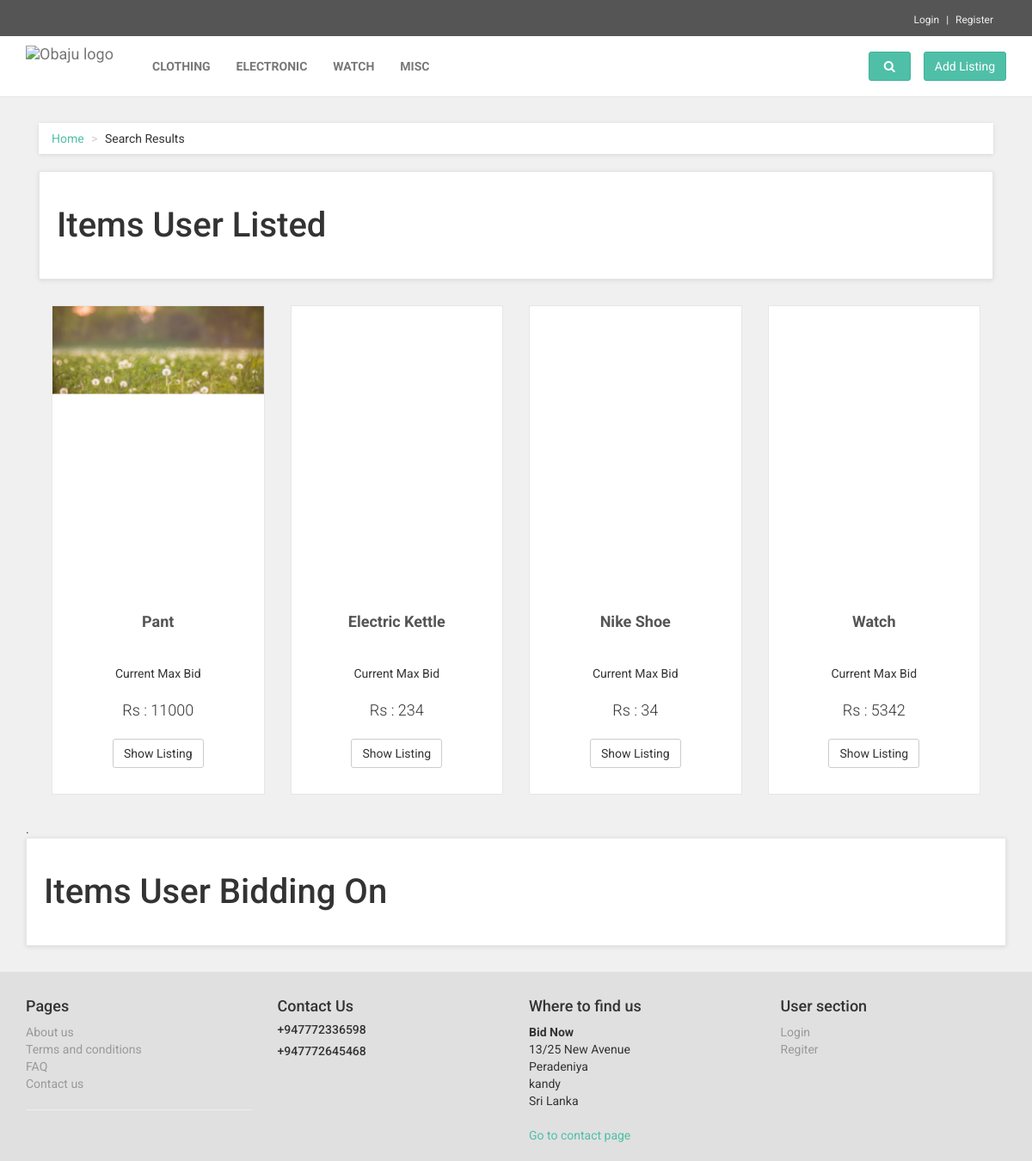
Screenshot of /userItems.php with the database file from the repository.
### tables this page shows
CREATE TABLE `category` (
  `id` bigint(10) NOT NULL,
  `name` varchar(255) NOT NULL
);

CREATE TABLE `product` (
  `id` bigint(10) NOT NULL,
  `name` varchar(255) NOT NULL,
  `starting_bid_price` decimal(7,0) NOT NULL,
  `discription` text NOT NULL,
  `category_id` bigint(10) NOT NULL,
  `image` varchar(255) NOT NULL,
  `current_bid` decimal(7,0) NOT NULL,
  `product_owner` bigint(10) NOT NULL,
  `end_date` date NOT NULL
);

### models/Template.php (called while the page is built, shortened)
<?php
class Template
{
    protected $template;
    public function __construct($template)
    {
        $this->template = $template;
    }
    public function __toString()
    {
        include basename($this->template);
        return ob_get_clean();
    }
}

### helpers/system_helper.php (called while the page is built, shortened)
<?php
function isLoggedIn()
{
    if (isset($_SESSION['is_logged_in'])) {
        return true;
    } else {
        return false;
    }
}

### models/Database.php (called while the page is built, shortened)
<?php
class Database
{
    private $host = DB_HOST;
    private $user = DB_USER;
    private $pass = DB_PASS;
    private $dbname = DB_NAME;
    private $dbh;
    private $stmt;
    public function __construct()
    {
        $dsn = 'mysql:host=' . $this->host . ';dbname=' . $this->dbname;
        $options = array(
            PDO::ATTR_PERSISTENT => true,
            PDO::ATTR_ERRMODE => PDO::ERRMODE_EXCEPTION
        );
        try {
            $this->dbh = new PDO($dsn, $this->user, $this->pass, $options);
        }
        catch (PDOException $e) {
            $this->error = $e->getMessage();
        }
    }
    public function query($query)
    {
        $this->stmt = $this->dbh->prepare($query);
    }
    public function bind($param, $value, $type = null)
    {
        if (is_null($type)) {
            switch (true) {
                case is_int($value):
                    $type = PDO::PARAM_INT;
                    break;
            }
        }
        $this->stmt->bindValue($param, $value, $type);
    }
    public function execute()
    {
        return $this->stmt->execute();
    }
    public function resultset()
    {
        $this->execute();
        return $this->stmt->fetchAll(PDO::FETCH_OBJ);
    }
}

### models/Category.php (called while the page is built, shortened)
<?php
class Category
{
    private $db;
    public function __construct()
    {
        $this->db = new Database();
    }
    public function getAllCategories()
    {
        $query = $this->db->query("SELECT * FROM category");
        $result = $this->db->resultset();
        return $result;
    }
}

### models/Product.php (called while the page is built, shortened)
<?php
class Product
{
  private $db;
  public function __construct()
  {
    $this->db = new Database();
  }
  public function getUserProducts($userId)
  {
    $this->db->query("SELECT * FROM  product WHERE  product_owner = :user_id");
    $this->db->bind(':user_id', $userId);
    $result = $this->db->resultset();
    return $result;
  }
}

### views/userItems.php (the view, shortened to what this page needs)
<?php include('includes/header.php'); ?>
<div id="all">
    <div id="content">
        <div class="container">
            <div class="col-md-12">
                <ul class="breadcrumb">
                    <li><a href="#">Home</a>
                    </li>
                    <li>Search Results</li>
                </ul>
                <div class="box">
                    <h1>Items User Listed</h1>
                </div>
                <?php foreach ($userProducts as $product) : ?>
                    <div class="col-md-3 col-sm-4">
                        <div class="product">
                            <div class="flip-container">
                                <div class="flipper">
                                    <div class="front">
                                        <a href="detail.php?id=<?php echo $product->id;?>">
                                            <img src="<?php echo BASE_URI; ?>views/img/<?php echo $product->image ?>" alt="" class="img-responsive">
                                        </a>
                                    </div>
                                    <div class="back">
                                        <a href="detail.php?id=<?php echo $product->id;?>">
                                        </a>
                                    </div>
                                </div>
                            </div>
                            <div class="text">
                                <h3><a href="detail.php?id=<?php echo $product->id;?>">
                                        <?php echo $product->name; ?>
                                    </a></h3>
                                <p align="center">Current Max Bid</p>
                                <p class="price">Rs :
                                    <?php echo $product->current_bid; ?>
                                </p>
                                <p class="buttons">
                                    <a href="detail.php?id=<?php echo $product->id;?>" class="btn btn-default">Show Listing</a>
                                </p>
                            </div>
                        </div>
                    </div>
                <?php endforeach; ?>
            </div> .
            <div class="box">
                <h1>Items User Bidding On</h1>
            </div>
        </div>
    </div>
</div>
<div id="footer" data-animate="fadeInUp">
    <div class="container">
        <div class="row">
            <div class="col-md-3 col-sm-6">
                <h4>Pages</h4>
                <ul>
                    <li><a href="text.html">About us</a>
                    </li>
                    <li><a href="text.html">Terms and conditions</a>
                    </li>
                    <li><a href="faq.html">FAQ</a>
                    </li>
                    <li><a href="contact.html">Contact us</a>
                    </li>
                </ul>
                <hr>
            </div>
            <div class="col-md-3 col-sm-6">
                <h4>Contact Us</h4>
                <h5>+947772336598</h5>
                <h5>+947772645468</h5>
            </div>
            <div class="col-md-3 col-sm-6">
                <h4>Where to find us</h4>
                <p><strong>Bid Now</strong>
                    <br>13/25 New Avenue
                    <br>Peradeniya
                    <br>kandy
                    <br>Sri Lanka
                </p>
                <a href="contact.php">Go to contact page</a>
            </div>
            <div class="col-md-3 col-sm-6">
                <h4>User section</h4>
                <ul>
                    <li><a href="#" data-toggle="modal" data-target="#login-modal">Login</a>
                    </li>
                    <li><a href="register.html">Regiter</a>
                    </li>
                </ul>
            </div>
        </div>
    </div>
</div>
</body>
</html>

### userItems.php (shortened to what this page needs)
<?php
$template=new Template('views/userItems.php');
$bid = new Bid();
$product = new Product();
$category = new Category();
$template->userProducts = $product->getUserProducts(1);
$template->userBids = $bid->getUserBiddings(3);
$template->categories = $category->getAllCategories();
echo $template
?>

### views/includes/header.php (shortened to what this page needs)
<!DOCTYPE html>
<html lang="en">
<head>
    <link href="<?php echo BASE_URI; ?>views/css/font-awesome.css" rel="stylesheet">
    <link href="<?php echo BASE_URI; ?>views/css/bootstrap.min.css" rel="stylesheet">
    <link href="<?php echo BASE_URI; ?>views/css/animate.min.css" rel="stylesheet">
    <link href="<?php echo BASE_URI; ?>views/css/owl.carousel.css" rel="stylesheet">
    <link href="<?php echo BASE_URI; ?>views/css/owl.theme.css" rel="stylesheet">
    <link href="<?php echo BASE_URI; ?>views/css/style.default.css" rel="stylesheet" id="theme-stylesheet">
    <link href="<?php echo BASE_URI; ?>views/css/custom.css" rel="stylesheet">
</head>
<body>
    <div id="top">
        <div class="container">
            <div class="col-md-6 offer" data-animate="fadeInDown">
            </div>
            <div class="col-md-6" data-animate="fadeInDown">
                <ul class="menu">
                    <?php if(isLoggedIn()):?>
                        <li><a href="register.php?logout">Logout</a></li>
                        <?php else:?>
                            <li><a href="register.php">Login</a></li>
                            <li><a href="register.php">Register</a></li>
                    <?php endif;?>
                </ul>
            </div>
        </div>
    </div>
    <div class="navbar navbar-default yamm" role="navigation" id="navbar">
        <div class="container">
            <div class="navbar-header">
                <a class="navbar-brand home" href="index.php" data-animate-hover="bounce">
                    <img height="50px" src="<?php echo BASE_URI; ?>views/img/logo.png" alt="Obaju logo" class="hidden-xs">
                </a>
            </div>
            <div class="navbar-collapse collapse" id="navigation">
                <ul class="nav navbar-nav navbar-left">
                    <?php foreach ($categories as $cateory) : ?>
                        <li class="inactive"><a href="<?php echo BASE_URI; ?>category.php?id=<?php echo $cateory->id; ?>">
                                <?php echo $cateory->name; ?>
                            </a>
                        </li>
                    <?php endforeach; ?>
                </ul>
            </div>
            <div class="navbar-buttons">
                <div class="navbar-collapse collapse right" id="basket-overview">
                    <a href="addlisting.php" class="btn btn-primary navbar-btn"><span class="hidden-sm">Add
                            Listing</span></a>
                </div>
                <div class="navbar-collapse collapse right" id="search-not-mobile">
                    <button type="button" class="btn navbar-btn btn-primary" data-toggle="collapse" data-target="#search">
                        <i class="fa fa-search"></i>
                    </button>
                </div>
            </div>
        </div>
    </div>

### rows the page displays
category: name "CLOTHING"
category: name "ELECTRONIC"
category: name "WATCH"
category: name "MISC"
product: image (picture), name "Pant", current_bid "11000"
product: name "Electric Kettle", current_bid "234"
product: name "Nike Shoe", current_bid "34"
product: name "Watch", current_bid "5342"
